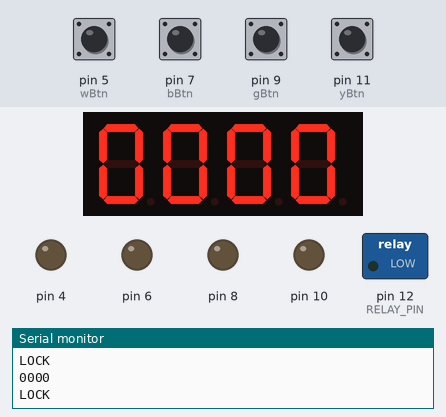
This sketch was run on a simulated Arduino Micro, built with avr-gcc and run on an emulated ATmega32U4. Parts: 4-digit seven-segment display, switched loads named in the sketch (green lamp = pin HIGH), output pins drawn as LEDs (lit = HIGH), the last lines printed to the serial monitor. The inputs (shaded band) are chosen by the test bench; at power-on: pin 5 (wBtn), pin 7 (bBtn), pin 9 (gBtn), pin 11 (yBtn) HIGH.

Above: at 1.2 s.
1.3 s: pin 5 (wBtn) pulled LOW for 0.15 s
At 2.6 s:
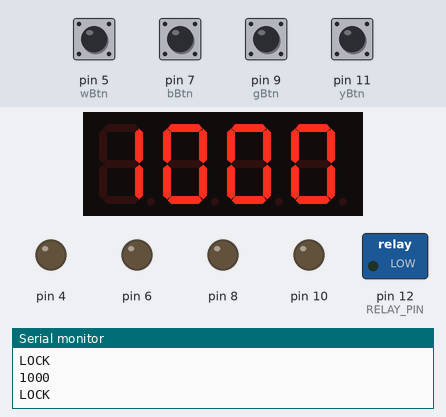
2.9 s: pin 7 (bBtn) pulled LOW for 0.15 s
At 3.7 s:
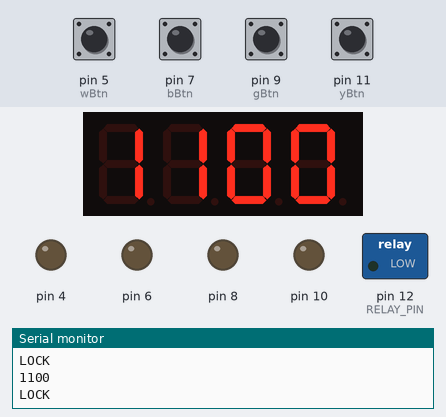
4.5 s: pin 9 (gBtn) pulled LOW for 0.15 s
At 5.1 s:
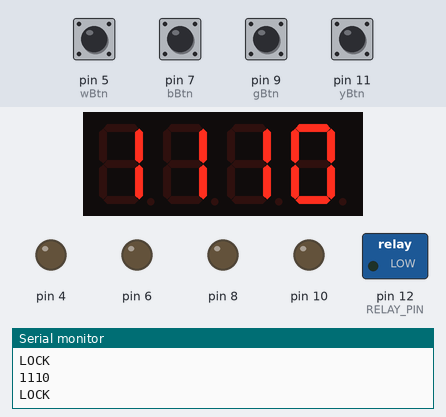
6.1 s: pin 11 (yBtn) pulled LOW for 0.15 s
At 7.3 s:
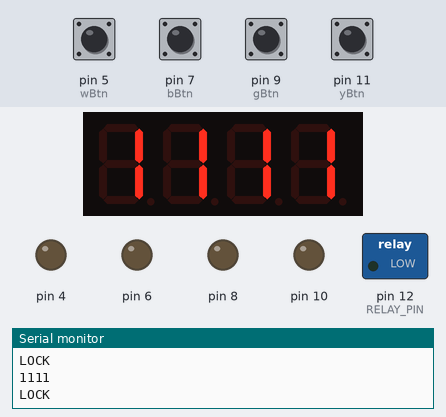
7.7 s: pin 5 (wBtn) pulled LOW for 1 s
At 8.5 s:
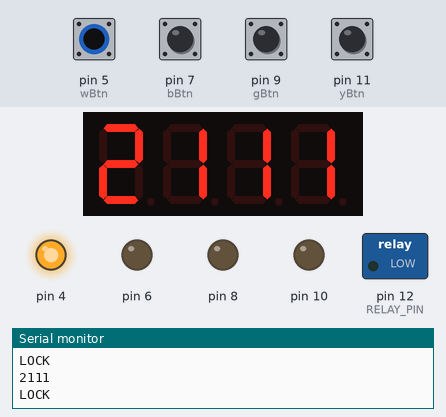
10.2 s: pin 7 (bBtn) pulled LOW for 1 s
At 11.0 s:
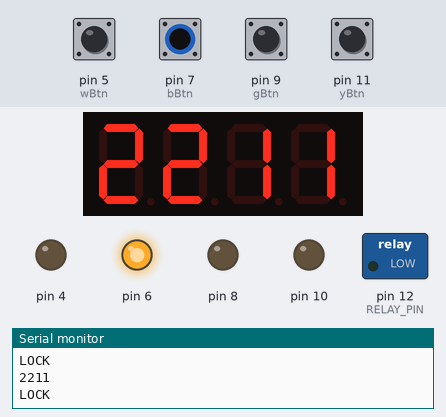
Timing chart, 0 to 13.2 s (numbered marks = the images above; inputs shaded):
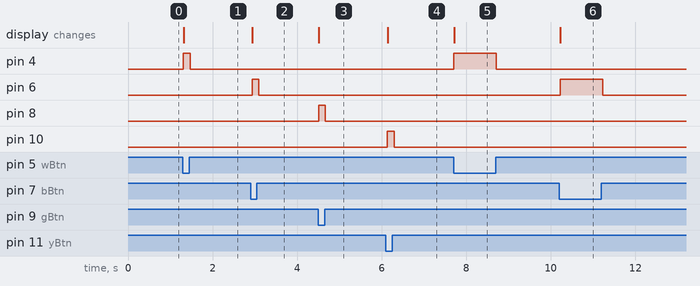

Measured:
- after the input at 1.3 s, pin 4: LOW → HIGH at once, → LOW 0.16 s later; the display: changes at once (image 1)
- after the input at 2.9 s, pin 6: LOW → HIGH at once, → LOW 0.16 s later; the display: changes at once (image 2)
- after the input at 4.5 s, pin 8: LOW → HIGH at once, → LOW 0.16 s later; the display: changes at once (image 3)
- after the input at 6.1 s, pin 10: LOW → HIGH at once, → LOW 0.16 s later; the display: changes at once (image 4)
- after the input at 7.7 s, pin 4: LOW → HIGH at once, → LOW 1.0 s later; the display: changes at once (image 5)
- after the input at 10.2 s, pin 6: LOW → HIGH at once, → LOW 1.0 s later; the display: changes at once (image 6)

The sketch:

main.ino
```cpp
#include <Button.h>
#include <Bouton.h>
#include <Wire.h>
#include <SPI.h>
#include <Adafruit_GFX.h>
#include <Adafruit_LEDBackpack.h>

// display stuff
Adafruit_7segment display = Adafruit_7segment();

// Boutons stuff
Button wBtn = Button(5, INPUT_PULLUP);
Button bBtn = Button(7, INPUT_PULLUP);
Button gBtn = Button(9, INPUT_PULLUP);
Button yBtn = Button(11, INPUT_PULLUP);

Bouton white = Bouton(4, wBtn, 2);
Bouton blue = Bouton(6, bBtn, 7);
Bouton green = Bouton(8, gBtn, 3);
Bouton yellow = Bouton(10, yBtn, 4);

// relay stuff
#define RELAY_PIN 12

// flag
bool didBlink = false;

void setup() {
	Serial.begin(115200);
	// relay init
	pinMode(RELAY_PIN, OUTPUT);
	digitalWrite(RELAY_PIN, LOW);
	// display init
	display.begin(0x70);
}

void loop() {
	bool wState = white.check();
	bool bState = blue.check();
	bool gState = green.check();
	bool yState = yellow.check();
	updateDisplay();
	if (gState && bState && yState && wState) unlock();
	else lock();
	delay(50);
}

void updateDisplay() {
	Serial.print(white.getCurrentNumber());
	Serial.print(blue.getCurrentNumber());
	Serial.print(green.getCurrentNumber());
	Serial.println(yellow.getCurrentNumber());
	display.writeDigitNum(0, white.getCurrentNumber());
	display.writeDigitNum(1, blue.getCurrentNumber());
	display.writeDigitNum(3, green.getCurrentNumber());
	display.writeDigitNum(4, yellow.getCurrentNumber());
	display.writeDisplay();
}

void unlock() {
	Serial.println("UNLOCK");
	digitalWrite(RELAY_PIN, HIGH);
	blink(5);
}

void lock() {
	Serial.println("LOCK");
	digitalWrite(RELAY_PIN, LOW);
	didBlink = false;
}

void blink(int count) {
	if (!didBlink) {
		for(int i = 0; i < count; i++) {
			white.on();
			blue.on();
			green.on();
			yellow.on();
			delay(300);
			white.off();
			blue.off();
			green.off();
			yellow.off();
			delay(300);
		}
		didBlink = true;
	}
}
```

Bouton.cpp
```cpp
#include <Bouton.h>

Bouton::Bouton(int led, Button btn, int okNumber) : _led(led), _btn(btn), _okNumber(okNumber) {
	pinMode(_led, OUTPUT);
	digitalWrite(_led, LOW);
	_currentNumber = 0;
}

bool Bouton::check() {
	if (_btn.uniquePress()) {
		_currentNumber++;
		if (_currentNumber > 9) _currentNumber = 0;
	}
	if (_btn.isPressed()) digitalWrite(_led, HIGH);
	else digitalWrite(_led, LOW);
	if (_currentNumber == _okNumber) return true;
	else return false;
}

int Bouton::getCurrentNumber() {
	return _currentNumber;
}

void Bouton::on() {
	digitalWrite(_led, HIGH);
}

void Bouton::off() {
	digitalWrite(_led, LOW);
}
```

Bouton.h
```cpp
#ifndef Bouton_H
#define Bouton_H

#include <Arduino.h>
#include <Button.h>

class Bouton {
	private:
		int _led;
		Button _btn;
		int _currentNumber;
		int _okNumber;

	public:
		Bouton(int led, Button btn, int okNumber);
		bool check();
		int getCurrentNumber();
		void on();
		void off();
};

#endif
```
